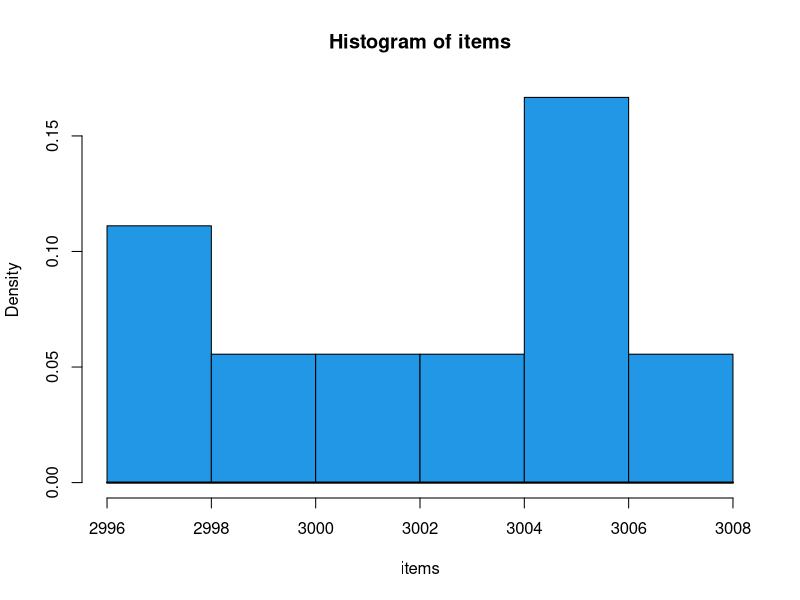
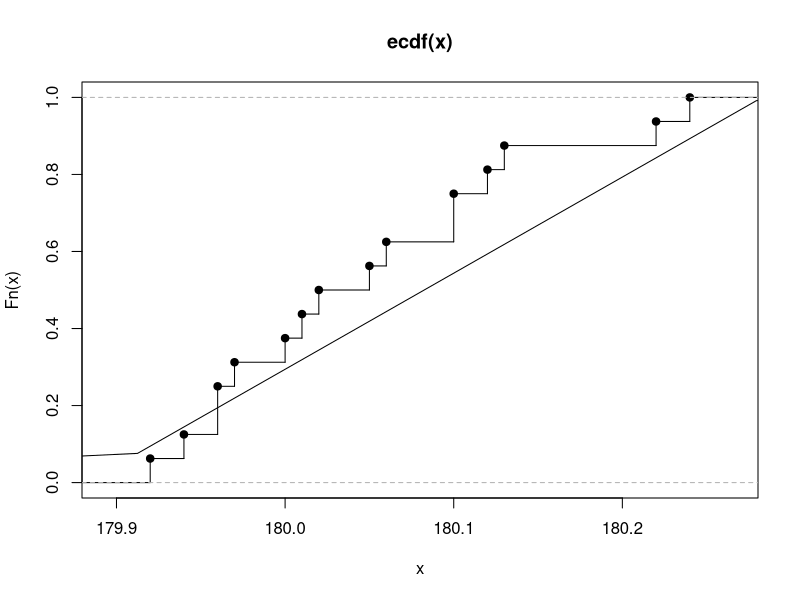
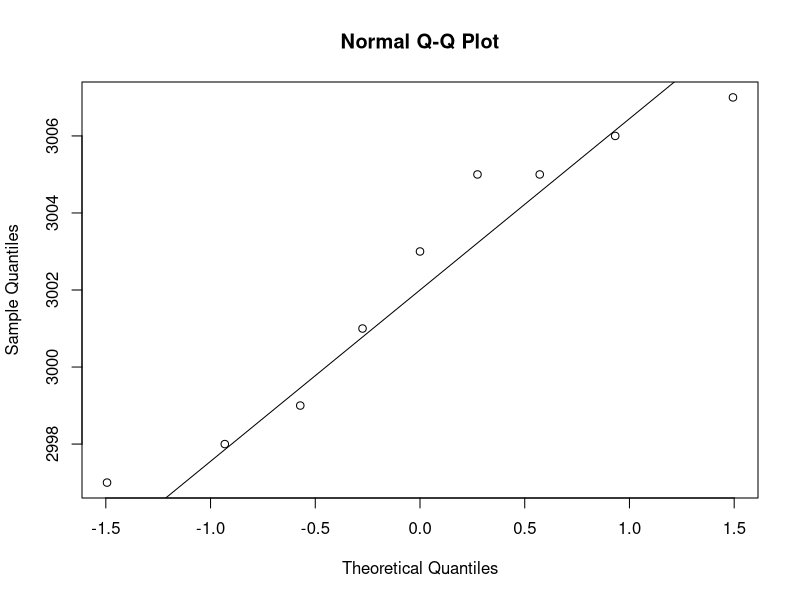
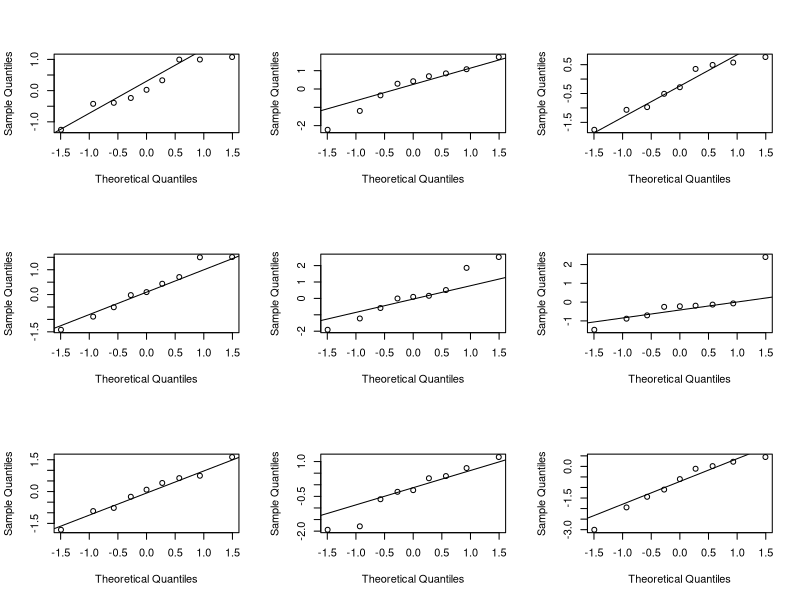

The R source for these figures, in order:
#E3.1
items <- c(3003, 3005, 2997, 3006, 2999, 2998, 3007, 3005, 3001)
##a
m <- mean(items)
s <- sd(items)
n <- length(items)
se <- s/sqrt(9)

##  c) Find the 95% confidence interval for the mean µ
## 97.5% fraktilen af t-fordelingen for n=10:
f <- qt(p=0.975, df=8)
 m + f * s/sqrt(n)
 m - f * s/sqrt(n)
t.test(items) 
#One Sample t-test
#data:  items
#t = 2306.3, df = 7, p-value <
#  2.2e-16
#alternative hypothesis: true mean is not equal to 0
#95 percent confidence interval:
#  2998.797 3004.953
# sample estimates: mean of x 3001.875 

#d) Find the 99% confidence interval for µ. Compare with the 95% one from
# above and explain why it is smaller/larger! 
f_d <- qt(p=0.995, df=8)
m + f_d * s/sqrt(n)
m - f_d * s/sqrt(n)
t.test(items, conf.level = 0.99) 
# It makes good sense that the 99% confidence interval becomes larger than the 95%
# one, as the consequence of wanting to be more confident on capturing the true mean
# µ will make us having to state a larger interval.

#e) Find the 95% confidence intervals for the variance σ
# 2 and the standard deviation σ.
qchisq(c(0.025, 0.975), df = 8)
s^2
c(8*s^2/qchisq(0.975,8),8*s^2/qchisq(0.025,8) )
sqrt(c(8*s^2/qchisq(0.975,8),8*s^2/qchisq(0.025,8) ))

#)  Find the 99% confidence intervals for the variances2and the standarddeviations
qchisq(c(0.005, 0.995), df = 8)
s^2
c(8*s^2/qchisq(0.995,8),8*s^2/qchisq(0.005,8) )
sqrt(c(8*s^2/qchisq(0.995,8),8*s^2/qchisq(0.005,8) ))





################################ 

# E3.2
# a) A 90%-confidence interval for µ becomes?
x <- c(180.02, 180.00, 180.01, 179.97, 179.92, 180.05, 179.94, 180.10,
       180.24, 180.12, 180.13, 180.22, 179.96, 180.10, 179.96, 180.06)
n <- length(x)

m <- mean(x)

s <- sd(x)

q_t <- qt(0.95, 15)

c(m - q_t*s/sqrt(n),m + q_t*s/sqrt(n)  )

t.test(x, conf.level=0.9)

# b) A 99%-confidence interval for σ becomes?


c((n-1) * s^2 / qchisq( 0.995, df = 15),(n-1) * s^2 / qchisq( 0.005, df = 15))
sqrt(c((n-1) * s^2 / qchisq( 0.995, df = 15),(n-1) * s^2 / qchisq( 0.005, df = 15)))
t.test(x, conf.level=0.99)


## 3.3 Con 3.1
# a
## µ = 3000
µ <- 3000
## Calculate t observetion value 
tobs <- (mean(items) - µ) / (sd(items) / sqrt(n))
## Calculate p value 
pvalue <- 2 * (1-pt(tobs, df=n-1))
pvalue
# b) 
qt(p=0.995, df=8)
# This means that, in a new experiment, the standardized difference between the data
# and the null hypothesis, also called tobs, must be either larger than 3.355 or smaller
# than −3.355 to lead to a significant result of the experiment.


# d) Investigate, by som plots, whether the data here appears to be coming
# from a normal distribution (as assumed until now)?
hist(items, freq=F, col = 4)
xp <- seq(2996, 3008, 0.1)
lines(xp, dnorm(xp, mean(x), sd(x)), lwd = 2)


plot(ecdf(x), verticals = TRUE)
xp <- seq(0.9*min(x), 1.1*max(x), length.out = 100)
lines(xp, pnorm(xp, mean(x), sd(x)))

qqnorm(items)
qqline(items)

par(mfrow = c(3, 3))
for (i in 1:9){
  xr <- rnorm(9)
  qqnorm(xr, main="")
  qqline(xr)
}

# The nine data points do not differ more from the line than what truly normally
# distributed samples of size n = 9 do, so we cannot falsify the normality assumption
# (Did we prove normality?...no, we accept that they are normal distributed (like when we accept the null hypothesis)).


#3.4 con 3.2
# a) Find the evidence against the following hypothesis:
#  H0 : µ = 180.
µ <- 180
## Calculate t observetion value 
tobs <- (mean(x) - µ) / (sd(x) / sqrt(n))
## Calculate p value 
pvalue <- 2 * (1-pt(tobs, df=n-1))
pvalue
#b 
qt(p=0.995, df=15)

#c What is the 99%-confidence interval for µ?
f_d <- qt(p=0.995, df=15)
m + f_d * s/sqrt(n)
m - f_d * s/sqrt(n)
t.test(x, conf.level = 0.99) 

# d) 
qt(p=0.975, df=15)